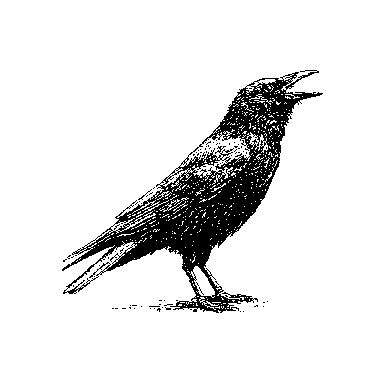
#> input picture src/images/crest.png, 384 x 384 px
$ python make_pxc.py ../../src/images/crest.png
#> lines starting #> are read from the running program, lines starting #| are printed output that depends on the picture; after the words box and inside, x2 and y2 are one past the last pixel; in counts of white or black regions, pixels touching at a corner belong together
#!/usr/bin/env python3
"""Encode images into Lector .pxc wallpapers, one recipe at a time or a whole matrix.

    python3 make_pxc.py photo.jpg --device x4pro --out /Volumes/CARD/locklab
    python3 make_pxc.py photo.jpg --device x4pro --out ./locklab --matrix
    python3 make_pxc.py --selfcheck

A .pxc carries four grey levels and nothing else, so the encoder decides nearly all of
a wallpaper's quality. --matrix writes every recipe as its own file to compare on the
panel.

Format, matching src/activities/boot_sleep/PxcSleepRenderer.h: uint16 width (LE),
uint16 height (LE), then 2 bits per pixel, 4 pixels per byte, MSB first, row-major,
bytesPerRow = (width + 3) // 4, levels 0..3.

Four things decide quality, and this used to get all four wrong:

  1. The levels may not be evenly spaced in light. --levels nominal (the default) is
     the even 0/85/170/255 spacing. --levels panel borrows the BMP display-tuned
     thresholds (lib/GfxRenderer/BitmapHelpers.h, quantizeGray4), 15/30/80/210, which
     were never measured on glass. Four sRGB bytes take a measured ladder.
  2. Dithering must average in light along that ladder, or a patch prints darker than
     asked. FS and Atkinson run on the level axis, serpentine.
  3. Tone is perceptual: percentiles, gamma and contrast work on sRGB values, then fit
     to the panel's black and white.
  4. Resampling is linear-light Lanczos with an unsharp pass either side, and a source
     that is not an image at all (alpha, EXIF rotation) is flattened before any of it.

renderPxcSleepScreen rejects anything more than one pixel off the panel, so an X4
wallpaper (480x800) will not draw on an X4 Pro (800x480); --device is the whole fix.
"""

import argparse
import math
import struct
import sys
from pathlib import Path

import numpy as np
from PIL import Image, ImageOps

# Panel sizes, as authored. Width first.
DEVICES = {
    "x4pro": (800, 480),  # ESP32-S3, native landscape scan
    "x4": (480, 800),
    "x3": (528, 792),
}

DITHERS = ("none", "bayer4", "bayer8", "fs", "atkinson", "blue")

# The levels as the panel shows them, in sRGB 8-bit, straight from quantizeGray4's
# display-tuned ladder (lib/GfxRenderer/BitmapHelpers.h). "nominal" is the old assumption.
LEVEL_SETS = {"panel": (15, 30, 80, 210), "nominal": (0, 85, 170, 255)}

REC709 = np.array([0.2126, 0.7152, 0.0722], dtype=np.float32)

BAYER4 = np.array(
    [[0, 8, 2, 10], [12, 4, 14, 6], [3, 11, 1, 9], [15, 7, 13, 5]], dtype=np.float64
) / 16.0

# Error diffusion kernels: (row, column, weight). Atkinson passes on only 6/8 of the
# error, trading gradient smoothness for a cleaner grain.
FS_KERNEL = ((0, 1, 7 / 16), (1, -1, 3 / 16), (1, 0, 5 / 16), (1, 1, 1 / 16))
ATKINSON_KERNEL = ((0, 1, 1 / 8), (0, 2, 1 / 8), (1, -1, 1 / 8), (1, 0, 1 / 8), (1, 1, 1 / 8), (2, 0, 1 / 8))


# [53 lines left out: functions bayer8, blue_noise, not called in this run]


def srgb_to_linear(v: np.ndarray) -> np.ndarray:
    return np.where(v <= 0.04045, v / 12.92, ((v + 0.055) / 1.055) ** 2.4).astype(np.float32)


def linear_to_srgb(v: np.ndarray) -> np.ndarray:
    v = np.clip(v, 0.0, 1.0).astype(np.float32)
    return np.where(v <= 0.0031308, v * 12.92, 1.055 * v ** (1 / 2.4) - 0.055).astype(np.float32)


def parse_levels(spec: str) -> np.ndarray:
    if spec in LEVEL_SETS:
        values = LEVEL_SETS[spec]
    else:
        try:
            values = tuple(int(part) for part in spec.split(","))
        except ValueError:
            raise SystemExit("--levels wants panel, nominal or four sRGB bytes, e.g. 15,30,80,210")
        if len(values) != 4 or list(values) != sorted(values) or not all(0 <= v <= 255 for v in values):
            raise SystemExit("--levels wants four increasing sRGB bytes in 0..255")
    return srgb_to_linear(np.array(values, dtype=np.float32) / 255.0)


def load_rgb(path: Path, size, rotate: int) -> Image.Image:
    image = ImageOps.exif_transpose(Image.open(path))
    if image.mode in ("RGBA", "LA", "PA") or (image.mode == "P" and "transparency" in image.info):
        image = image.convert("RGBA")
        backdrop = Image.new("RGBA", image.size, (255, 255, 255, 255))
        image = Image.alpha_composite(backdrop, image)
    image = image.convert("RGB")
    if rotate:
        image = image.rotate(rotate, expand=True)
    # A portrait source on a landscape panel is meant to be turned, not letterboxed.
    target_w, target_h = size
    if (image.width > image.height) != (target_w > target_h):
        image = image.rotate(90, expand=True)
    return image


def linear_luma(image: Image.Image) -> np.ndarray:
    """Rec.709 luminance in linear light, banded so a 24MP source fits in memory."""
    lut = srgb_to_linear(np.arange(256, dtype=np.float32) / 255.0)
    pixels = np.asarray(image, dtype=np.uint8)
    out = np.empty(pixels.shape[:2], dtype=np.float32)
    for y in range(0, pixels.shape[0], 256):
        out[y : y + 256] = lut[pixels[y : y + 256]] @ REC709
    return out


def fit_scale(shape, size, mode: str) -> float:
    height, width = shape
    target_w, target_h = size
    if mode == "cover":
        return max(target_w / width, target_h / height)
    return min(target_w / width, target_h / height)


def _blur121(p: np.ndarray) -> np.ndarray:
    out = p
    for axis in (0, 1):
        if axis == 1:
            padded = np.pad(out, ((0, 0), (1, 1)), mode="edge")
            out = (padded[:, :-2] + 2 * padded[:, 1:-1] + padded[:, 2:]) / 4.0
        else:
            padded = np.pad(out, ((1, 1), (0, 0)), mode="edge")
            out = (padded[:-2] + 2 * padded[1:-1] + padded[2:]) / 4.0
    return out


def sharpen(p: np.ndarray, amount: float, passes: int = 1) -> np.ndarray:
    if amount <= 0:
        return p
    blur = p
    for _ in range(passes):
        blur = _blur121(blur)
    return np.clip(p + amount * (p - blur), 0.0, 1.0).astype(np.float32)


def fit_linear(lin: np.ndarray, size, mode: str, scale: float) -> np.ndarray:
    height, width = lin.shape
    target_w, target_h = size
    if mode == "cover":
        new = (max(target_w, math.ceil(width * scale)), max(target_h, math.ceil(height * scale)))
    else:
        new = (min(target_w, max(1, round(width * scale))), min(target_h, max(1, round(height * scale))))
    plane = Image.fromarray(np.ascontiguousarray(lin, dtype=np.float32), mode="F")
    resized = np.array(plane.resize(new, Image.LANCZOS), dtype=np.float32)
    # Lanczos rings; a reflected pixel cannot be brighter than paper or darker than ink.
    np.clip(resized, 0.0, 1.0, out=resized)
    if mode == "cover":
        left = (new[0] - target_w) // 2
        top = (new[1] - target_h) // 2
        return resized[top : top + target_h, left : left + target_w]
    canvas = np.ones((target_h, target_w), dtype=np.float32)
    x = (target_w - new[0]) // 2
    y = (target_h - new[1]) // 2
    canvas[y : y + new[1], x : x + new[0]] = resized
    return canvas


def tone(p: np.ndarray, light: np.ndarray, auto_levels: bool, gamma: float, contrast: float) -> np.ndarray:
    """Perceptual tone, then fit the picture onto the panel's own black and white.

    Level 0 is not ink at 0 and level 3 is not paper at 1.0; printing into 0..1 would
    push everything above the panel's white into level 3 and lose those highlights.
    """
    low, high = 0.0, 1.0
    if auto_levels:
        # 0.5/99.5 rather than min/max: one stuck pixel should not decide the white point.
        low, high = (float(v) for v in np.percentile(p, (0.5, 99.5)))
        if high - low < 0.5:
            # A foggy or night source would be stretched into its own noise by a full
            # 1/span gain. Cap the stretch at 2x around the picture's own midpoint.
            mid = 0.5 * (low + high)
            low, high = max(0.0, mid - 0.25), min(1.0, mid + 0.25)
        if high <= low:
            low, high = 0.0, 1.0
    t = np.clip((p - low) / (high - low), 0.0, 1.0)
    if gamma != 1.0:
        t = t ** (1.0 / gamma)
    if contrast != 1.0:
        t = np.clip((t - 0.5) * contrast + 0.5, 0.0, 1.0)
    black = float(linear_to_srgb(np.float32(light[0])))
    white = float(linear_to_srgb(np.float32(light[-1])))
    return (black + t * (white - black)).astype(np.float32)


def to_axis(linear: np.ndarray, light: np.ndarray) -> np.ndarray:
    """Linear light to the level axis 0..3, piecewise-linear over the real ladder.

    One unit of the axis is one level, so error diffusion averages to the right light.
    """
    return np.interp(linear, light, (0.0, 1.0, 2.0, 3.0)).astype(np.float64)


def diffuse(value: np.ndarray, kernel) -> np.ndarray:
    """Serpentine error diffusion along the level axis. Slow, and worth it."""
    height, width = value.shape
    pad = 2
    work = np.zeros((height + 2 * pad, width + 2 * pad), dtype=np.float64)
    work[pad : pad + height, pad : pad + width] = value
    out = np.zeros((height, width), dtype=np.uint8)
    for y in range(height):
        forward = y % 2 == 0
        columns = range(width) if forward else range(width - 1, -1, -1)
        row = y + pad
        for x in columns:
            old = work[row, x + pad]
            new = min(3.0, max(0.0, round(old)))
            out[y, x] = int(new)
            error = old - new
            step = 1 if forward else -1
            for dy, dx, weight in kernel:
                work[row + dy, x + pad + step * dx] += error * weight
    return out


def quantise(linear: np.ndarray, dither: str, light: np.ndarray) -> np.ndarray:
    value = to_axis(linear, light)
    height, width = value.shape

    if dither == "none":
        return np.clip(np.rint(value), 0, 3).astype(np.uint8)
    if dither == "fs":
        return diffuse(value, FS_KERNEL)
    if dither == "atkinson":
        return diffuse(value, ATKINSON_KERNEL)

    if dither == "bayer4":
        mask = BAYER4
    elif dither == "bayer8":
        mask = bayer8()
    else:
        mask = blue_noise()
    tiled = np.tile(mask, (height // mask.shape[0] + 1, width // mask.shape[1] + 1))[:height, :width]
    # Ordered dithering proper: a pixel f of the way between two levels lands on the
    # higher one for exactly the fraction f of the mask's cells.
    return np.clip(np.floor(value + tiled), 0, 3).astype(np.uint8)


def pack(levels: np.ndarray) -> bytes:
    height, width = levels.shape
    bytes_per_row = (width + 3) // 4
    padded = np.zeros((height, bytes_per_row * 4), dtype=np.uint8)
    padded[:, :width] = levels
    groups = padded.reshape(height, bytes_per_row, 4).astype(np.uint8)
    packed = (groups[:, :, 0] << 6) | (groups[:, :, 1] << 4) | (groups[:, :, 2] << 2) | groups[:, :, 3]
    return struct.pack("<HH", width, height) + packed.astype(np.uint8).tobytes()


# [9 lines left out: function unpack, not called in this run]


def write_pxc(path: Path, levels: np.ndarray, verify: bool) -> None:
    blob = pack(levels)
    path.write_bytes(blob)
    if verify:
        # Re-read rather than re-use the array in memory: the point is to prove the bytes
        # on the card decode to the picture that was meant, not that pack() agrees with
        # itself.
        back = unpack(path.read_bytes())
        if back.shape != levels.shape or not np.array_equal(back, levels):
            raise SystemExit(f"verify failed for {path}")


# [33 lines left out: function selfcheck, not called in this run]


def main() -> int:
    parser = argparse.ArgumentParser(description=__doc__, formatter_class=argparse.RawDescriptionHelpFormatter)
    parser.add_argument("sources", nargs="*", type=Path, help="image files to encode")
    parser.add_argument("--device", choices=sorted(DEVICES), default="x4pro", help="panel size to author for")
    parser.add_argument("--size", help="override as WIDTHxHEIGHT")
    parser.add_argument("--out", type=Path, default=Path("."), help="output directory")
    parser.add_argument("--fit", choices=("cover", "contain"), default="cover")
    parser.add_argument("--rotate", type=int, default=0, help="degrees, counter-clockwise, before fitting")
    parser.add_argument("--dither", choices=DITHERS, default="fs")
    parser.add_argument("--levels", default="nominal", help="panel, nominal, or four sRGB bytes: 15,30,80,210")
    parser.add_argument(
        "--auto-levels",
        action=argparse.BooleanOptionalAction,
        default=True,
        help="black/white points from the 0.5th/99.5th percentiles (default on)",
    )
    parser.add_argument("--gamma", type=float, default=1.0, help="perceptual midtone gamma; >1 lightens")
    parser.add_argument("--contrast", type=float, default=1.0, help="perceptual contrast about mid grey")
    parser.add_argument("--sharpen", type=float, default=0.6, help="0 disables; applied either side of the resize")
    parser.add_argument("--matrix", action="store_true", help="write every recipe, with a MANIFEST.txt")
    parser.add_argument("--verify", action="store_true", help="decode each file back and compare")
    parser.add_argument("--selfcheck", action="store_true", help="encode a ramp and assert the result")
    args = parser.parse_args()

    if args.selfcheck:
        return selfcheck()
    if not args.sources:
        return parser.error("no source images given (or pass --selfcheck)")

    if args.size:
        try:
            width, height = (int(part) for part in args.size.lower().split("x"))
        except ValueError:
            return parser.error("--size wants WIDTHxHEIGHT, e.g. 800x480")
        size = (width, height)
    else:
        size = DEVICES[args.device]
    parse_levels(args.levels)  # fail on a bad ladder before touching any image

    args.out.mkdir(parents=True, exist_ok=True)

    if args.matrix:
        # One axis at a time, not the cross product: thirteen files a tester can step
        # through. Each axis is measured against what --matrix does by default, so the
        # last two use the old nominal ladder and read visibly too dark on the panel.
        recipes = [(d, True, 1.0, 1.0, "panel") for d in DITHERS]
        recipes += [
            ("fs", False, 1.0, 1.0, "panel"),
            ("fs", True, 1.2, 1.0, "panel"),
            ("fs", True, 0.85, 1.0, "panel"),
            ("fs", True, 1.0, 1.25, "panel"),
            ("fs", True, 1.0, 0.8, "panel"),
            ("fs", True, 1.0, 1.0, "nominal"),
            ("none", True, 1.0, 1.0, "nominal"),
        ]
    else:
        recipes = [(args.dither, args.auto_levels, args.gamma, args.contrast, args.levels)]

    manifest = []
    index = 0
    for source in args.sources:
        if not source.is_file():
            print(f"skipping {source}: not a file", file=sys.stderr)
            continue
        rgb = load_rgb(source, size, args.rotate)
#> in load_rgb, image is the input picture: PIL image 384x384 L; 89.6% white; 83 black regions (82 under 20 px), largest, box (x1, y1, x2, y2) and area: (62, 70, 323, 313) 15055
#> in load_rgb, `image = image.rotate(90, expand=True)`:
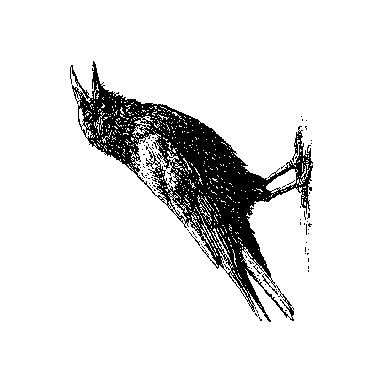
#> image: PIL image 384x384 RGB; 89.6% white; 83 black regions (82 under 20 px), largest, box (x1, y1, x2, y2) and area: (70, 61, 313, 322) 15055
        lin = linear_luma(rgb)
        scale = fit_scale(lin.shape, size, args.fit)
#> scale = 2.08
        if scale < 0.7:
            # Detail a 3x+ downscale would otherwise lose. Boosting the source before the
            # filter keeps microcontrast that the resample would average away.
            lin = srgb_to_linear(sharpen(linear_to_srgb(lin), args.sharpen * 0.5, passes=2))
        lin = fit_linear(lin, size, args.fit, scale)
#> in fit_linear, `resized = np.array(plane.resize(new, Image.LANCZOS), dtype=np.float32)`:
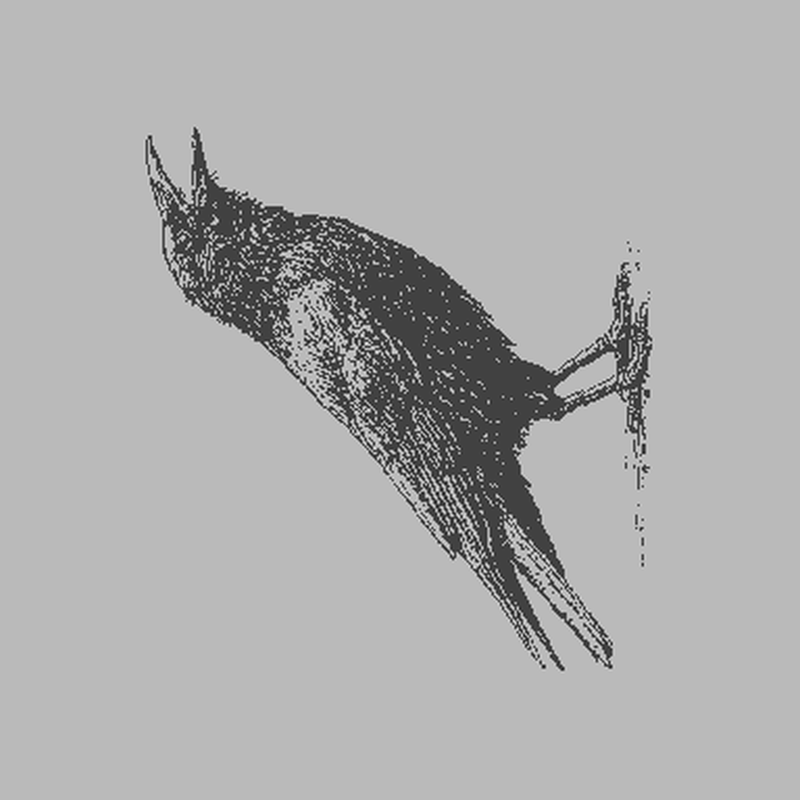
#> resized: shape (800, 800) float32; min -0.543, max 1.56, mean 0.896; drawn with min black and max white
#> in fit_linear, `np.clip(resized, 0.0, 1.0, out=resized)`:
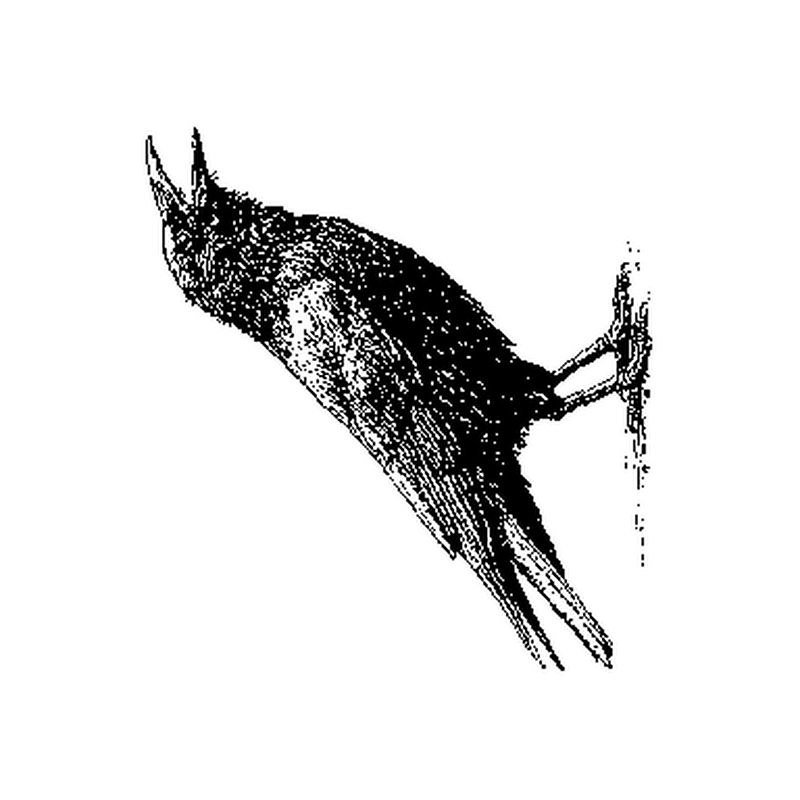
#> resized: shape (800, 800) float32; 6.73% of pixels changed, all inside (x1, y1, x2, y2) = (141, 122, 657, 676)
#> in fit_linear, `return resized[top : top + target_h, left : left + target_w]`:
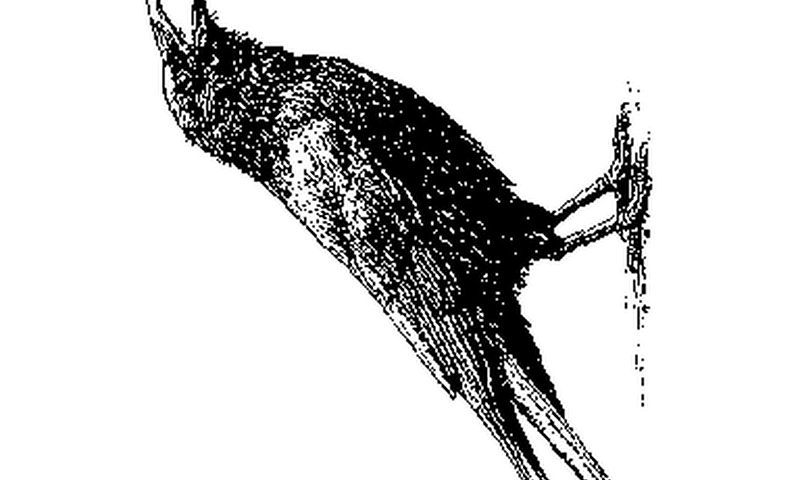
#> returned value: shape (480, 800) float32; min 0, max 1, mean 0.832
        p = sharpen(linear_to_srgb(lin), args.sharpen)
#> in linear_to_srgb, `return np.where(v <= 0.0031308, v * 12.92, 1.055 * v ** (1 / 2.4) - 0...`:
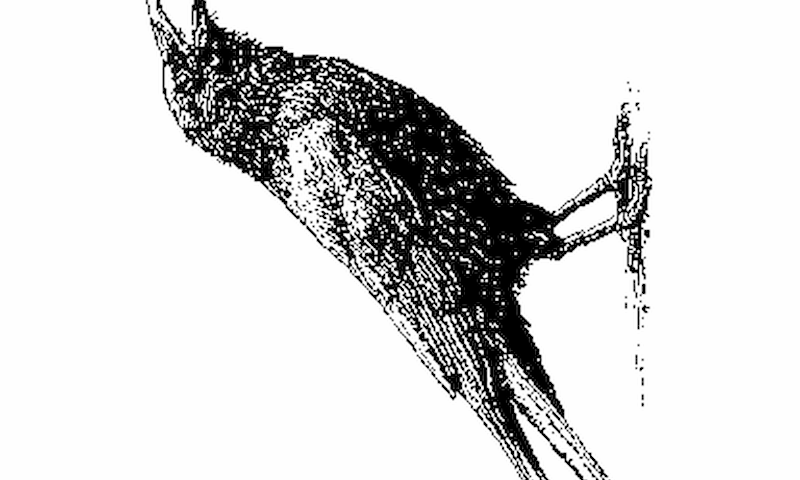
#> returned value: shape (480, 800) float32; min 0, max 1, mean 0.853
#> the loop in sharpen, `for _ in range(passes):` made 1 pass
#> pass 1, in sharpen, `blur = _blur121(blur)`:
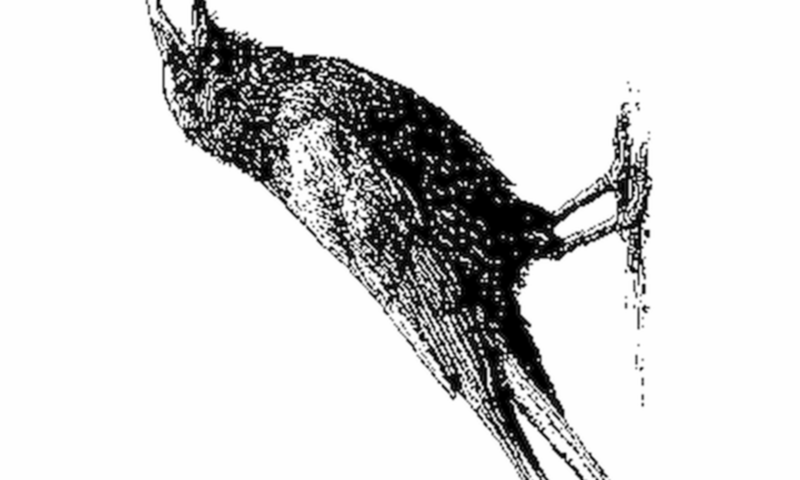
#> blur: shape (480, 800) float32; min 0, max 1, mean 0.853
        for dither, auto_levels, gamma, contrast, level_spec in recipes:
            light = parse_levels(level_spec)
            levels = quantise(srgb_to_linear(tone(p, light, auto_levels, gamma, contrast)), dither, light)
            if args.matrix:
                index += 1
                name = f"M{index:02d}.PXC"
            else:
                name = (source.stem.upper()[:8] or "OUT") + ".PXC"
            out_path = args.out / name
            write_pxc(out_path, levels, args.verify)
            recipe = (
                f"{name}  {source.name}  {size[0]}x{size[1]}  dither={dither}  "
                f"auto_levels={int(auto_levels)}  gamma={gamma}  contrast={contrast}  levels={level_spec}"
            )
            manifest.append(recipe)
            print(recipe)
#> this loop made 1 pass
#> pass 1, in pack, `packed = (groups[:, :, 0] << 6) | (groups[:, :, 1] << 4) | (groups[:, ..`:
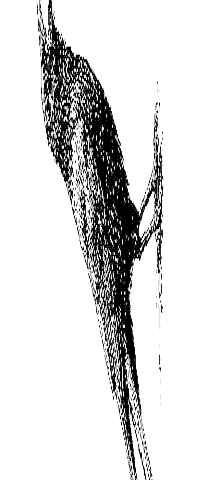
#> packed: shape (480, 200); min 0, max 255, mean 217.4
#> after the loop, index = 0; manifest = 1 item

    if args.matrix:
        (args.out / "MANIFEST.txt").write_text("\n".join(manifest) + "\n")
        print(f"\n{len(manifest)} files and MANIFEST.txt in {args.out}")
    return 0


if __name__ == "__main__":
    raise SystemExit(main())
#> (the program exits here)
